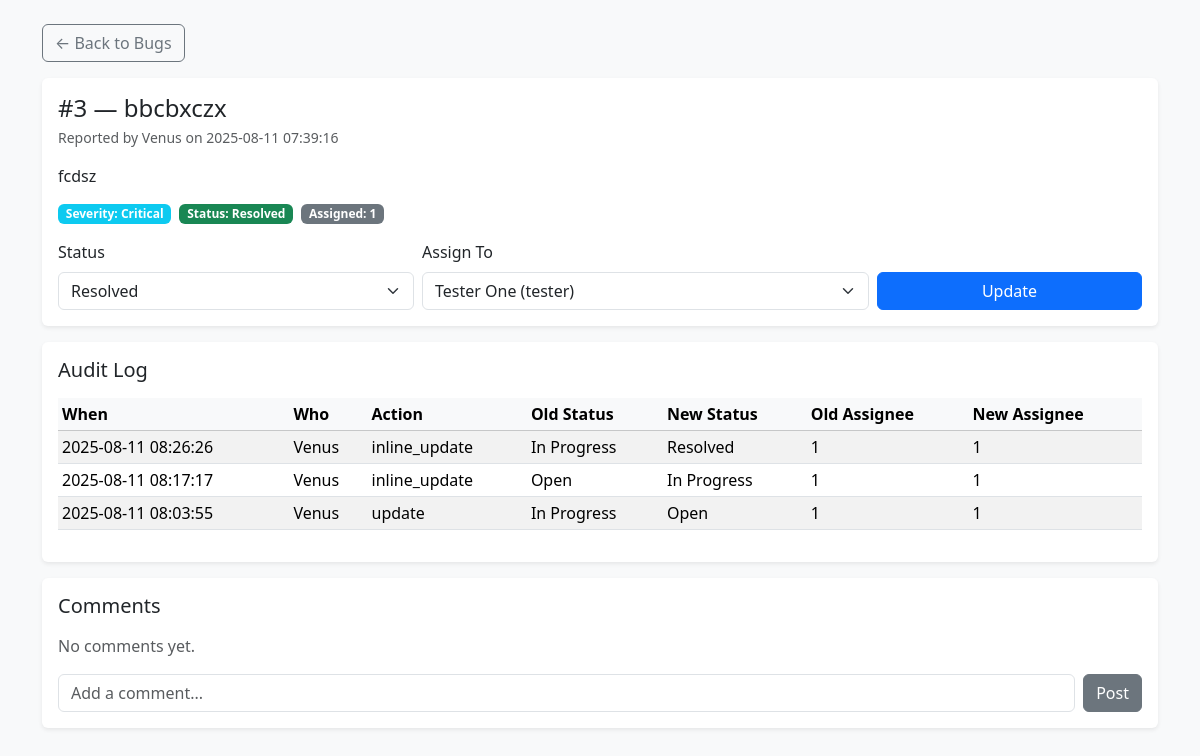
/modules/bug_tracker/bug_detail.php?id=3 (signed in), run on the app's committed database.
### tables this page shows
CREATE TABLE `bugs` (
  `id` int(11) NOT NULL,
  `title` varchar(255) DEFAULT NULL,
  `description` text DEFAULT NULL,
  `severity` enum('Low','Medium','High','Critical') NOT NULL,
  `status` enum('Open','In Progress','Resolved','Closed') DEFAULT 'Open',
  `reported_by` int(11) DEFAULT NULL,
  `assigned_to` int(11) DEFAULT NULL,
  `created_at` timestamp NOT NULL DEFAULT current_timestamp()
);

CREATE TABLE `users` (
  `id` int(11) NOT NULL,
  `name` varchar(100) DEFAULT NULL,
  `email` varchar(100) DEFAULT NULL,
  `password` varchar(255) DEFAULT NULL,
  `role` enum('tester','manager','client') NOT NULL,
  `created_at` timestamp NOT NULL DEFAULT current_timestamp()
);

CREATE TABLE `bug_audit_log` (
  `id` int(11) NOT NULL,
  `bug_id` int(11) NOT NULL,
  `action` varchar(50) NOT NULL,
  `old_status` varchar(50) DEFAULT NULL,
  `new_status` varchar(50) DEFAULT NULL,
  `old_assigned_to` int(11) DEFAULT NULL,
  `new_assigned_to` int(11) DEFAULT NULL,
  `changed_by` int(11) NOT NULL,
  `created_at` timestamp NOT NULL DEFAULT current_timestamp()
);

### modules/bug_tracker/bug_detail.php (the view, shortened to what this page needs)
<?php
require_once '../../includes/config.php';
$conn->query("CREATE TABLE IF NOT EXISTS bug_audit_log (
    id INT AUTO_INCREMENT PRIMARY KEY,
    bug_id INT NOT NULL,
    action VARCHAR(50) NOT NULL,
    old_status VARCHAR(50) NULL,
    new_status VARCHAR(50) NULL,
    old_assigned_to INT NULL,
    new_assigned_to INT NULL,
    changed_by INT NOT NULL,
    created_at TIMESTAMP DEFAULT CURRENT_TIMESTAMP,
    FOREIGN KEY (bug_id) REFERENCES bugs(id) ON DELETE CASCADE,
    FOREIGN KEY (changed_by) REFERENCES users(id) ON DELETE CASCADE
)");
$id = isset($_GET['id']) ? (int)$_GET['id'] : 0;
$bug_stmt = $conn->prepare("SELECT id, title, description, severity, status, reported_by, assigned_to, created_at FROM bugs WHERE id = ?");
$bug_stmt->bind_param("i", $id);
$bug_stmt->execute();
$current_bug = $bug_stmt->get_result()->fetch_assoc();
$reporter_name = null;
$rep_stmt = $conn->prepare("SELECT u.name FROM users u JOIN bugs b ON u.id=b.reported_by WHERE b.id=?");
if ($rep_stmt) {
    $rep_stmt->bind_param("i", $id);
    $rep_stmt->execute();
    $rep_stmt->bind_result($reporter_name);
}
$audit_res = false;
if ($conn->query("SHOW TABLES LIKE 'bug_audit_log'")->num_rows === 1) {
if ($conn->query("SHOW TABLES LIKE 'bug_audit_log'")->num_rows === 1) {
    $audit = $conn->prepare("SELECT l.id, l.action, l.old_status, l.new_status, l.old_assigned_to, l.new_assigned_to, l.changed_by, l.created_at, u.name AS changer
                            FROM bug_audit_log l
                            LEFT JOIN users u ON u.id = l.changed_by
                            WHERE l.bug_id = ?
                            ORDER BY l.created_at DESC");
    $audit->bind_param("i", $id);
    $audit->execute();
    $audit_res = $audit->get_result();
}}
$assignable = $conn->query("SELECT id, name, role FROM users WHERE role IN ('tester','manager') ORDER BY role, name");
function badgeClass($status) {
    switch ($status) {
        case 'Resolved': return 'bg-success';
    }
}
?>
<!DOCTYPE html>
<html>
<head>
    <link href="https://cdn.jsdelivr.net/npm/bootstrap@5.3.2/dist/css/bootstrap.min.css" rel="stylesheet">
</head>
<body class="bg-light">
<div class="container py-4">
    <a href="view_bugs.php" class="btn btn-outline-secondary mb-3">&larr; Back to Bugs</a>
    <div class="card border-0 shadow-sm mb-3">
        <div class="card-body">
            <h4 class="mb-1">#<?= $current_bug['id'] ?> — <?= htmlspecialchars($current_bug['title']) ?></h4>
            <div class="text-muted small mb-3">Reported by <?= htmlspecialchars($reporter_name ?? ('User '.$current_bug['reported_by'])) ?> on <?= $current_bug['created_at'] ?></div>
            <p><?= nl2br(htmlspecialchars($current_bug['description'])) ?></p>
            <div class="d-flex gap-2 mb-3">
                <span class="badge bg-info">Severity: <?= $current_bug['severity'] ?></span>
                <span class="badge <?= badgeClass($current_bug['status']) ?>">Status: <?= $current_bug['status'] ?></span>
                <span class="badge bg-secondary">Assigned: <?= $current_bug['assigned_to'] ?: '-' ?></span>
            </div>
            <?php if (in_array($_SESSION['role'], ['tester','manager'])): ?>
            <form method="POST" class="row g-2 align-items-end">
                <div class="col-md-4">
                    <label class="form-label">Status</label>
                    <select name="status" class="form-select" required>
                        <?php foreach (['Open','In Progress','Resolved','Closed'] as $s): ?>
                            <option value="<?= $s ?>" <?= $current_bug['status']===$s?'selected':'' ?>><?= $s ?></option>
                        <?php endforeach; ?>
                    </select>
                </div>
                <div class="col-md-5">
                    <label class="form-label">Assign To</label>
                    <select name="assigned_to" class="form-select">
                        <?php if ($assignable && $assignable->num_rows>0): ?>
                            <?php while ($u = $assignable->fetch_assoc()): ?>
                                <option value="<?= $u['id'] ?>" <?= ($current_bug['assigned_to'] == $u['id']) ? 'selected':'' ?>>
                                    <?= htmlspecialchars($u['name']) ?> (<?= $u['role'] ?>)
                                </option>
                            <?php endwhile; ?>
                        <?php endif; ?>
                    </select>
                </div>
                <div class="col-md-3 d-grid">
                    <button class="btn btn-primary" name="update_bug" value="1" type="submit">Update</button>
                </div>
            </form>
            <?php endif; ?>
        </div>
    </div>
    <div class="card border-0 shadow-sm mb-3">
        <div class="card-body">
            <h5 class="mb-3">Audit Log</h5>
            <?php if ($audit_res && $audit_res->num_rows>0): ?>
                <div class="table-responsive">
                    <table class="table table-sm table-striped align-middle">
                        <thead class="table-light">
                            <tr>
                                <th>When</th>
                                <th>Who</th>
                                <th>Action</th>
                                <th>Old Status</th>
                                <th>New Status</th>
                                <th>Old Assignee</th>
                                <th>New Assignee</th>
                            </tr>
                        </thead>
                        <tbody>
                            <?php while ($l = $audit_res->fetch_assoc()): ?>
                                <tr>
                                    <td><?= $l['created_at'] ?></td>
                                    <td><?= htmlspecialchars($l['changer'] ?? ('User '.$l['changed_by'])) ?></td>
                                    <td><?= $l['action'] ?></td>
                                    <td><?= $l['old_status'] ?: '-' ?></td>
                                    <td><?= $l['new_status'] ?: '-' ?></td>
                                    <td><?= $l['old_assigned_to'] ?: '-' ?></td>
                                    <td><?= $l['new_assigned_to'] ?: '-' ?></td>
                                </tr>
                            <?php endwhile; ?>
                        </tbody>
                    </table>
                </div>
            <?php else: ?>
                <p class="text-muted mb-0">No audit entries yet (or audit table not created).</p>
            <?php endif; ?>
        </div>
    </div>
    <div class="card border-0 shadow-sm">
        <div class="card-body">
            <h5 class="mb-3">Comments</h5>
            <?php
            $comments = [];
            if ($conn->query("SHOW TABLES LIKE 'bug_comments'")->num_rows === 1) {
                $q = $conn->prepare("SELECT bc.id, bc.comment, bc.created_at, u.name as author
                                     FROM bug_comments bc
                                     LEFT JOIN users u ON u.id = bc.commented_by
                                     WHERE bc.bug_id = ? ORDER BY bc.created_at DESC");
                $q->bind_param("i", $id);
                $q->execute();
                $comments = $q->get_result();
            }
            if ($comments && $comments->num_rows>0): ?>
                <ul class="list-group mb-3">
                    <?php while ($c = $comments->fetch_assoc()): ?>
                        <li class="list-group-item">
                            <div class="d-flex justify-content-between">
                                <strong><?= htmlspecialchars($c['author'] ?? 'User') ?></strong>
                                <small class="text-muted"><?= $c['created_at'] ?></small>
                            </div>
                            <div><?= nl2br(htmlspecialchars($c['comment'])) ?></div>
                        </li>
                    <?php endwhile; ?>
                </ul>
            <?php else: ?>
                <p class="text-muted">No comments yet.</p>
            <?php endif; ?>
            <form method="POST" class="d-flex gap-2">
                <input type="text" name="comment" class="form-control" placeholder="Add a comment...">
                <button class="btn btn-secondary" name="comment_submit" type="submit">Post</button>
            </form>
        </div>
    </div>
</div>
</body>
</html>

### data on the page
bugs: id "3", title "bbcbxczx", created_at "2025-08-11 07:39:16", description "fcdsz", severity "Critical", status "Resolved", assigned_to "1", assigned_to "Tester One (tester)"
users: name "Venus"
bug_audit_log: created_at "2025-08-11 08:26:26", changed_by.name "Venus", action "inline_update", old_status "In Progress", new_status "Resolved", old_assigned_to "1", new_assigned_to "1"
bug_audit_log: created_at "2025-08-11 08:17:17", changed_by.name "Venus", action "inline_update", old_status "Open", new_status "In Progress", old_assigned_to "1", new_assigned_to "1"
bug_audit_log: created_at "2025-08-11 08:03:55", changed_by.name "Venus", action "update", old_status "In Progress", new_status "Open", old_assigned_to "1", new_assigned_to "1"
